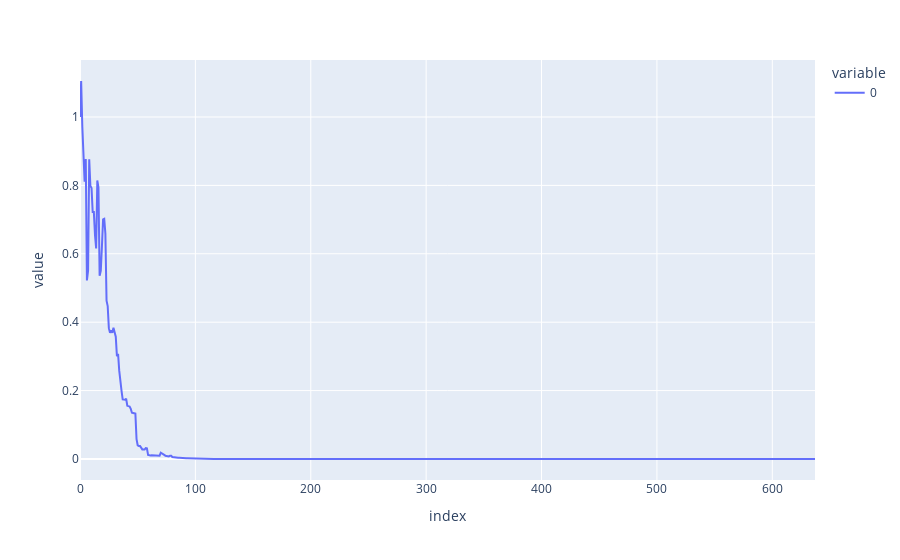

Here is the notebook cell this chart was saved with:
### Code cell
px.line(np.array(gb_portfolio))

### Figure 1 — Plotly figure (JSON) as saved in the notebook; plotly's stock layout.template omitted (floating-point values rounded to 4 significant figures; data arrays with more than 128 entries replaced by an {"elided": "..."} marker saying what was removed)
{"data": [{"hovertemplate": "variable=0<br>index=%{x}<br>value=%{y}<extra></extra>", "legendgroup": "0", "line": {"color": "#636efa", "dash": "solid"}, "marker": {"symbol": "circle"}, "mode": "lines", "name": "0", "orientation": "v", "showlegend": true, "type": "scatter", "x": {"elided": "638 int values"}, "xaxis": "x", "y": {"elided": "638 float values"}, "yaxis": "y"}], "layout": {"legend": {"title": {"text": "variable"}, "tracegroupgap": 0}, "margin": {"t": 60}, "xaxis": {"anchor": "y", "domain": [0, 1], "title": {"text": "index"}}, "yaxis": {"anchor": "x", "domain": [0, 1], "title": {"text": "value"}}}}
